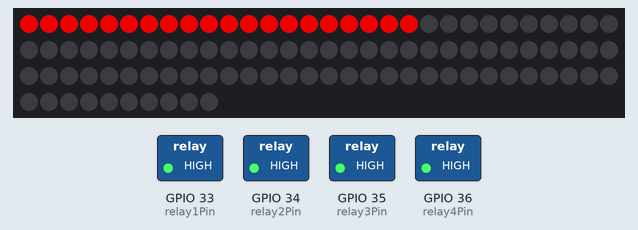
Recording of a sketch running on a simulated ESP32. On the bench: 100 RGB LEDs in strip order, left to right, continuing on the next row, switched loads named in the sketch (green lamp = pin HIGH). Dim RGB values are drawn brighter than linear.

Above: at 4.07 s.
At 8.67 s:
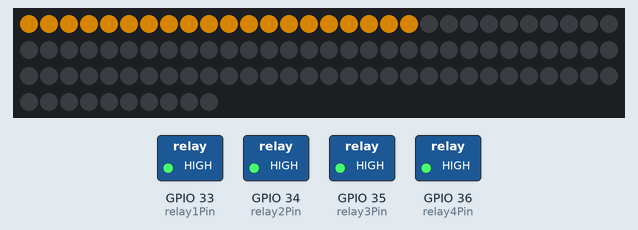
At 12.8 s:
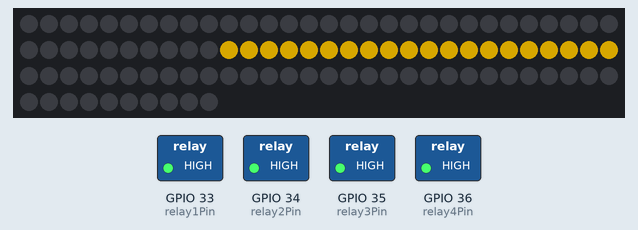
At 21.68 s:
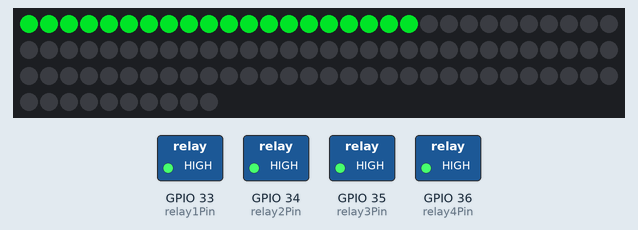
At 30.4 s:
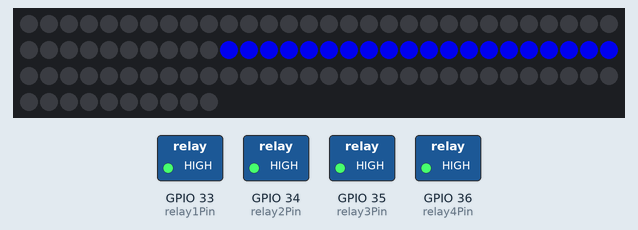
At 39.28 s:
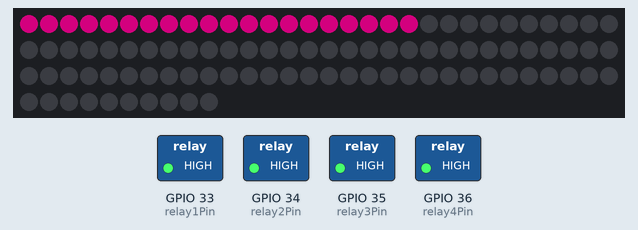
Timing chart, 0 to 40.0 s (numbered marks = the images above):
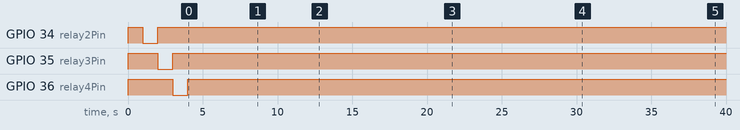

The sketch:

LED_Test_Rig_v1.ino
```cpp
#include "FastLED.h"

const int numStrips = 1;
const int ledsPerStrip = 100;
const int numLEDs = numStrips * ledsPerStrip;
const int dataPin = 2;

const int relay1Pin = 33;
const int relay2Pin = 34;
const int relay3Pin = 35;
const int relay4Pin = 36;


int hue = 0;

int petalLast = 0;

CRGB leds[numLEDs];

void setup()
{
  pinMode(relay1Pin, OUTPUT);
  digitalWrite(relay1Pin, HIGH);  // Relay off

  pinMode(relay2Pin, OUTPUT);
  digitalWrite(relay2Pin, HIGH);  // Relay off

  pinMode(relay3Pin, OUTPUT);
  digitalWrite(relay3Pin, HIGH);  // Relay off

  pinMode(relay4Pin, OUTPUT);
  digitalWrite(relay4Pin, HIGH);  // Relay off


  digitalWrite(relay1Pin, LOW);  // Relay on
  delay(1000);
  digitalWrite(relay1Pin, HIGH);  // Relay off

  digitalWrite(relay2Pin, LOW);  // Relay on
  delay(1000);
  digitalWrite(relay2Pin, HIGH);  // Relay off

  digitalWrite(relay3Pin, LOW);  // Relay on
  delay(1000);
  digitalWrite(relay3Pin, HIGH);  // Relay off

  digitalWrite(relay4Pin, LOW);  // Relay on
  delay(1000);
  digitalWrite(relay4Pin, HIGH);  // Relay off


  // WS2811_PORTDC - pins 2,14,7,8,6,20,21,5,15,22,23,9,10,13,11,12 <-- 16 pins, no soldering onto pads on the back!
  //  LEDS.addLeds<WS2811_PORTDC, numStrips, GRB>(leds, ledsPerStrip);
  LEDS.addLeds<WS2811, dataPin, GRB>(leds, numLEDs);
  LEDS.setBrightness(200);
}


void loop()
{
  for (int petal = 0; petal < 5; petal++)
  {
petalLast = petal - 1;
if (petalLast < 0)
{
  petalLast = 4;
}
    for (int i = 0; i < (numLEDs / 5) ; i++)
    {
      leds[(petal * numLEDs / 5) + i] = CHSV(hue, 255, 255);
      leds[(petalLast * numLEDs / 5) + i] = CHSV(0, 0, 0);

    }
    FastLED.show();
    delay(150);
    hue = hue + 10;
    if (hue > 255)
    {
      hue = 0;
    }
  }

}
```
